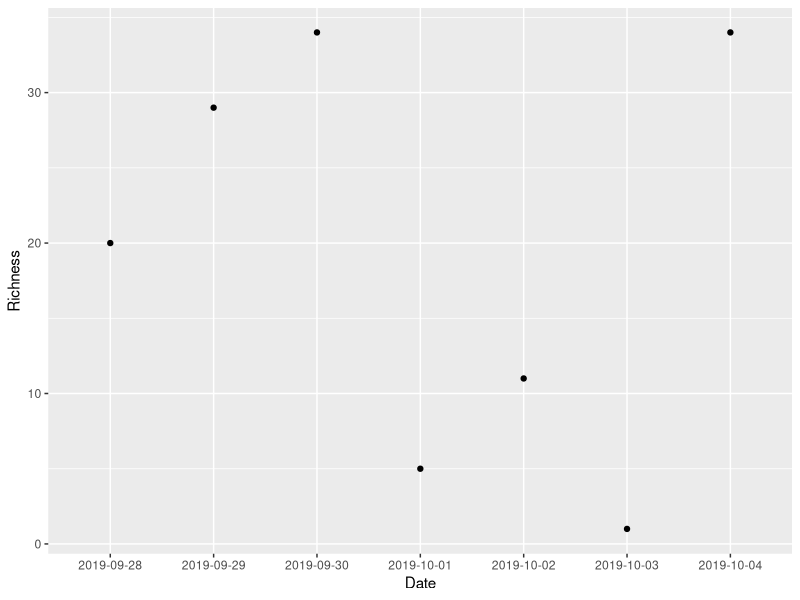
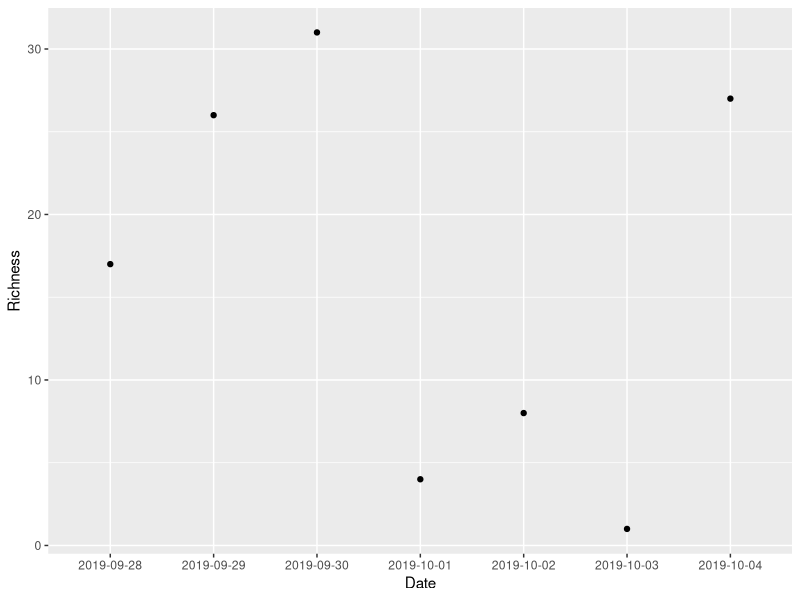
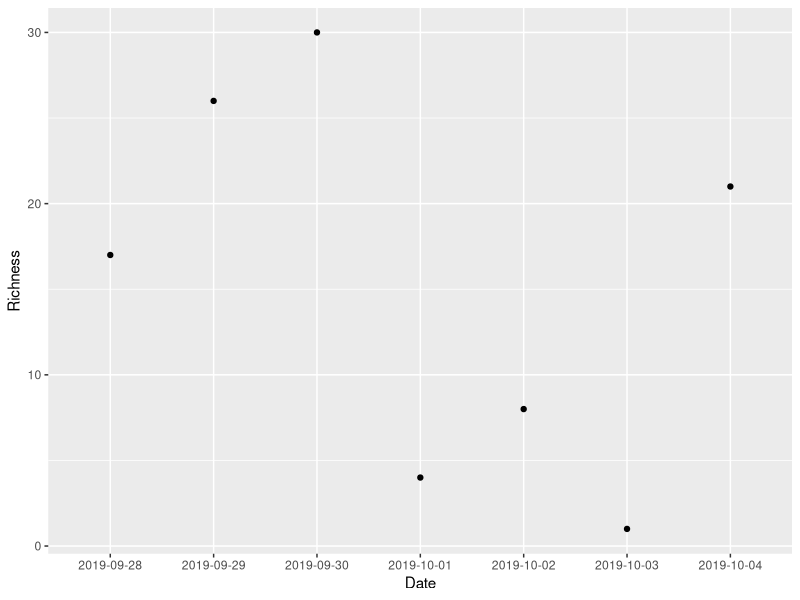
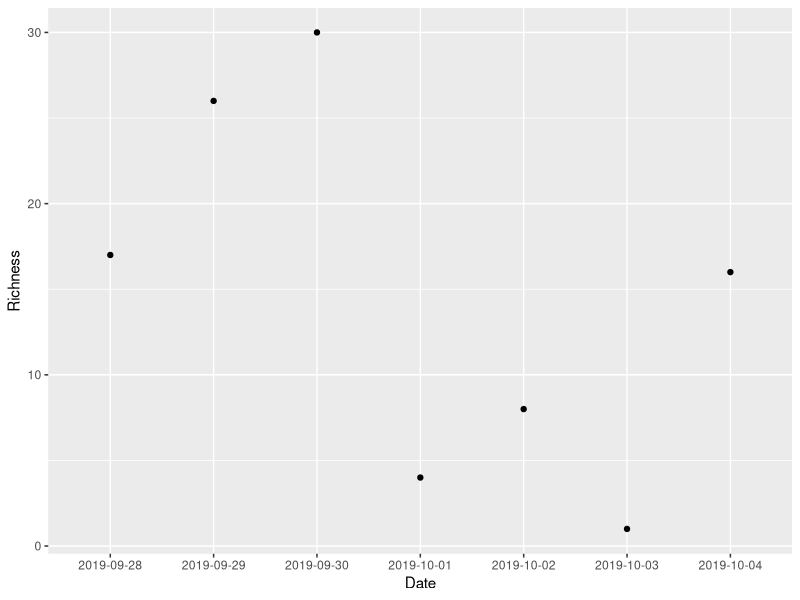
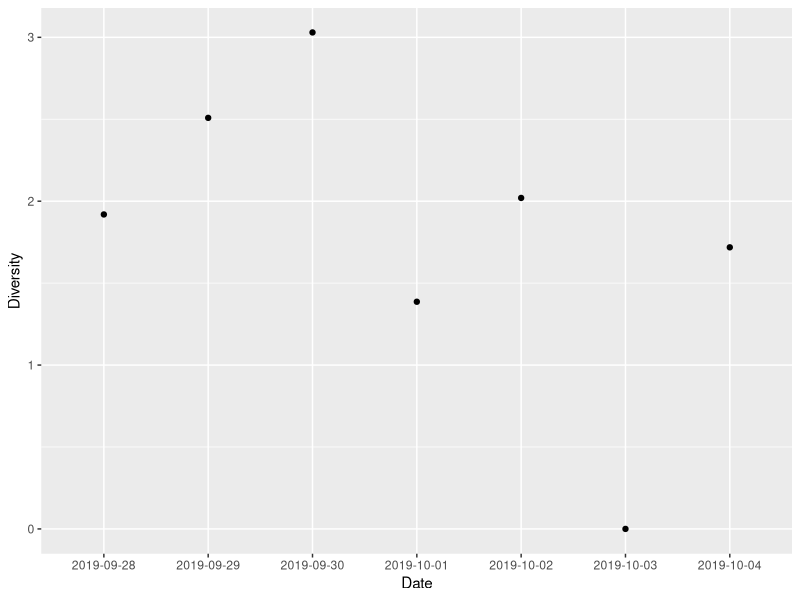
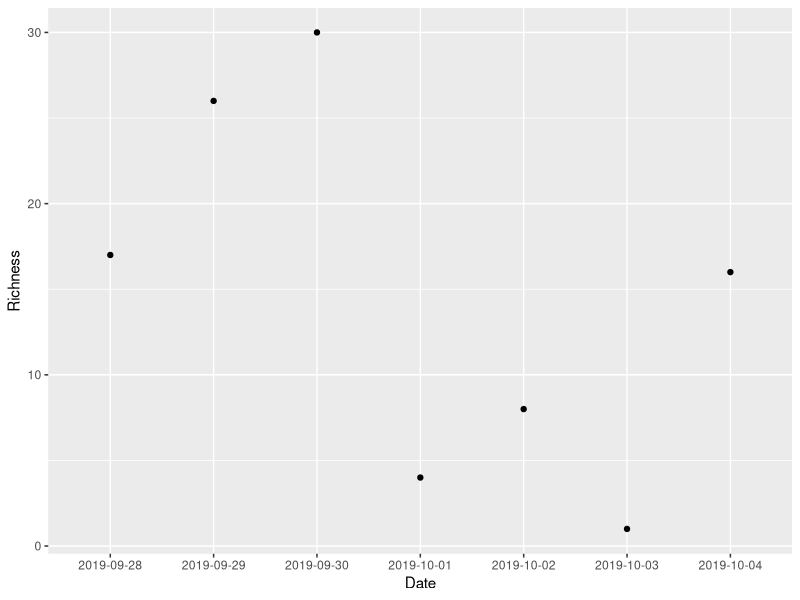
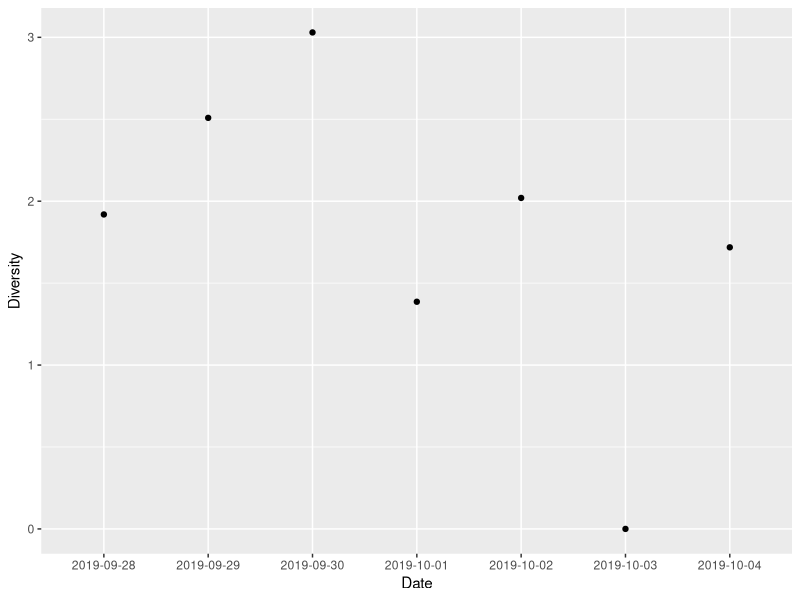
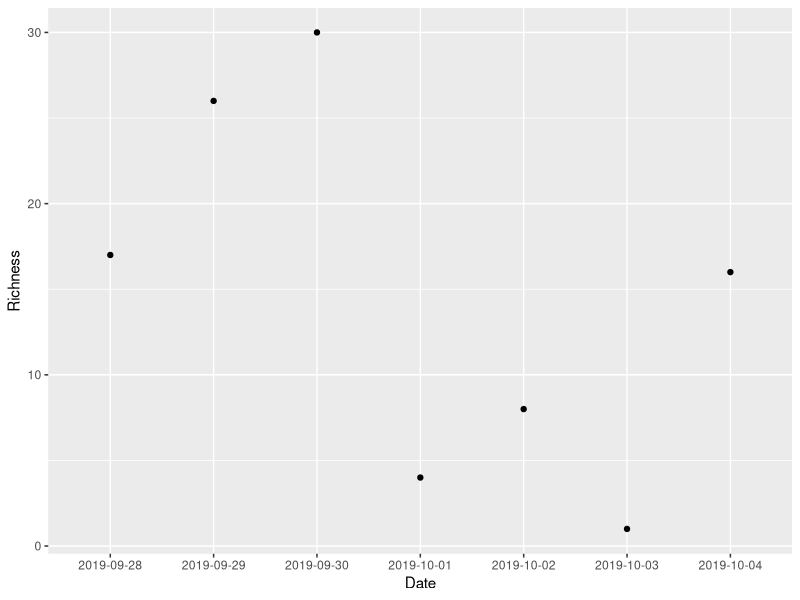

These charts were generated, in order, by the following R code:
## ---- chunk 1
knitr::opts_chunk$set(echo = TRUE, fig.height = 3)
## ---- chunk 2
bird_data <- read.csv(file = "data/sweetwater-data-clean01.csv")
## ---- chunk 3
head(bird_data)
## ---- chunk 4
bird_data <- read.csv(file = "data/sweetwater-data-clean02.csv")
## ---- chunk 5
head(bird_data)
## ---- chunk 6
summary(bird_data)
## ---- chunk 7
library(tidyverse)
## ---- chunk 8
# Calculate species richness per day
richness <- bird_data %>%
  group_by(Date) %>%
  summarize(Richness = n())
## ---- chunk 9
richness
## ---- chunk 10
# Plot daily species richness
richness_plot <- ggplot(data = richness,
                        mapping = aes(x = Date,
                                      y = Richness)) +
  geom_point()
print(richness_plot)
## ---- chunk 11
head(bird_data)
## ---- chunk 12
bird_data[15:20, ]
## ---- chunk 13
bird_data <- read.csv(file = "data/sweetwater-data-clean03.csv")
## ---- chunk 14
# For comparing results before and after filter
unclean_richness <- richness
## ---- chunk 15
# Calculate species richness per day
richness <- bird_data %>%
  filter(ID_to_species == 1) %>%
  group_by(Date) %>%
  summarize(Richness = n())
## ---- chunk 16
unclean_richness
## ---- chunk 17
richness
## ---- chunk 18
richness_plot <- ggplot(data = richness,
                        mapping = aes(x = Date,
                                      y = Richness)) +
  geom_point()
print(richness_plot)
## ---- chunk 19
bird_data %>% filter(Date == "2019-10-04") %>% slice(1:10)
## ---- chunk 20
# Sum species counts for each day
bird_data_sums <- bird_data %>%
  filter(ID_to_species == 1) %>%
  group_by(Date, Species) %>%
  summarise(Count = sum(Count))
## ---- chunk 21
bird_data_sums %>% filter(Date == "2019-10-04")
## ---- chunk 22
# Calculate species richness per day
richness <- bird_data_sums %>%
  group_by(Date) %>%
  summarize(Richness = n())

# Plot daily species richness
richness_plot <- ggplot(data = richness,
                        mapping = aes(x = Date,
                                      y = Richness)) +
  geom_point()
print(richness_plot)
## ---- chunk 23
bird_data_sums %>% filter(Date == "2019-10-04")
## ---- chunk 24
bird_data <- read.csv(file = "data/sweetwater-data-clean04.csv")
## ---- chunk 25
# Sum species counts for each day
bird_data_sums <- bird_data %>%
  filter(ID_to_species == 1) %>%
  group_by(Date, Species) %>%
  summarise(Count = sum(Count))
## ---- chunk 26
# Calculate species richness per day
richness <- bird_data_sums %>%
  group_by(Date) %>%
  summarize(Richness = n())

# Plot daily species richness
richness_plot <- ggplot(data = richness,
                        mapping = aes(x = Date,
                                      y = Richness)) +
  geom_point()
print(richness_plot)
## ---- chunk 27
library(vegan)
## ---- chunk 28
bird_data_wide <- bird_data_sums %>%
  spread(key = Species, value = Count)
## ---- chunk 29
bird_data_wide[, 1:5]
## ---- chunk 30
species_counts <- bird_data_wide[, -1]
bird_diversity <- diversity(x = species_counts)
bird_diversity
## ---- chunk 31
bird_data_wide[is.na(bird_data_wide)] <- 0
## ---- chunk 32
# Calculate species diversity on count data
species_counts <- bird_data_wide[, -1]
bird_diversity <- diversity(x = species_counts)

# Add date
bird_diversity <- data.frame(Date = bird_data_wide$Date,
                        Diversity = bird_diversity)
## ---- chunk 33
# Plot species diversity of each date
diversity_plot <- ggplot(data = bird_diversity, 
                         mapping = aes(x = Date, y = Diversity)) +
  geom_point()
print(diversity_plot)
## ---- chunk 34
# Analyze sweetwater bird species richness
# Jeff Oliver
# jcoliver@email.arizona.edu
# 2019-11-01
## ---- chunk 35
# Analyze sweetwater bird species richness
# Jeff Oliver
# jcoliver@email.arizona.edu
# 2019-11-01

# Load additional packages
library(tidyverse)
library(vegan)

# Read in data
bird_data <- read.csv(file = "data/sweetwater-data-clean04.csv")
## ---- chunk 36
# Sum species counts for each day
bird_data_sums <- bird_data %>%
  filter(ID_to_species == 1) %>%
  group_by(Date, Species) %>%
  summarise(Count = sum(Count))
## ---- chunk 37
# Calculate species richness per day
richness <- bird_data_sums %>%
  group_by(Date) %>%
  summarize(Richness = n())
## ---- chunk 38
richness
## ---- chunk 39
# Plot daily species richness
richness_plot <- ggplot(data = richness,
                        mapping = aes(x = Date,
                                      y = Richness)) +
  geom_point()
print(richness_plot)
## ---- chunk 40
# Convert to wide format for species diversity calculation
bird_data_wide <- bird_data_sums %>%
  spread(key = Species, value = Count)

# Replace NA values with zeros
bird_data_wide[is.na(bird_data_wide)] <- 0
## ---- chunk 41
# Calculate species diversity on count data
species_counts <- bird_data_wide[, -1]
bird_diversity <- diversity(x = species_counts)

# Add date
bird_diversity <- data.frame(Date = bird_data_wide$Date,
                        Diversity = bird_diversity)
## ---- chunk 42
# Plot species diversity of each date
diversity_plot <- ggplot(data = bird_diversity, 
                         mapping = aes(x = Date, y = Diversity)) +
  geom_point()
print(diversity_plot)
## ---- chunk 43
print(richness_plot)
